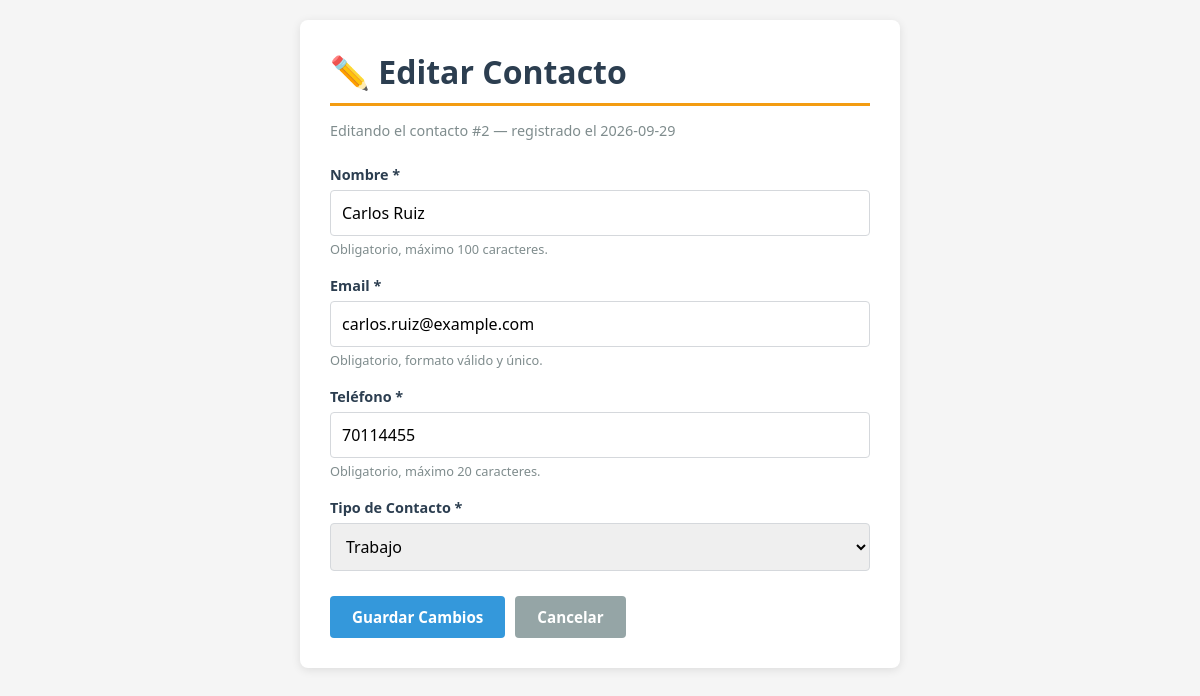
The page /editar.php?id=2 on the database its author committed.
### tables this page shows
CREATE TABLE IF NOT EXISTS contactos (
    id INT AUTO_INCREMENT PRIMARY KEY,
    nombre VARCHAR(100) NOT NULL,
    email VARCHAR(100) NOT NULL UNIQUE,
    telefono VARCHAR(20) NOT NULL,
    tipo_contacto_id INT NOT NULL,
    fecha_creacion TIMESTAMP NOT NULL DEFAULT CURRENT_TIMESTAMP,
    CONSTRAINT fk_contactos_tipo
        FOREIGN KEY (tipo_contacto_id) REFERENCES tipos_contacto (id)
        ON UPDATE CASCADE
        ON DELETE RESTRICT
);

CREATE TABLE IF NOT EXISTS tipos_contacto (
    id INT AUTO_INCREMENT PRIMARY KEY,
    nombre VARCHAR(50) NOT NULL UNIQUE
);

### src/ContactoRepository.php (called while the page is built, shortened)
<?php
final class ContactoRepository
{
    private PDO $pdo;
    public function __construct(PDO $pdo)
    {
        $this->pdo = $pdo;
    }
    public function obtenerPorId(int $id): ?array
    {
        $sql = 'SELECT c.id, c.nombre, c.email, c.telefono, c.tipo_contacto_id,
                       c.fecha_creacion, t.nombre AS tipo_nombre
                FROM contactos c
                INNER JOIN tipos_contacto t ON c.tipo_contacto_id = t.id
                WHERE c.id = :id';
        $statement = $this->pdo->prepare($sql);
        $statement->bindValue(':id', $id, PDO::PARAM_INT);
        $statement->execute();
        $fila = $statement->fetch();
        return $fila === false ? null : $fila;
    }
}

### src/TipoContactoRepository.php (called while the page is built, shortened)
<?php
final class TipoContactoRepository
{
    private PDO $pdo;
    public function __construct(PDO $pdo)
    {
        $this->pdo = $pdo;
    }
    public function obtenerTodos(): array
    {
        $sql = 'SELECT id, nombre FROM tipos_contacto ORDER BY nombre';
        $statement = $this->pdo->prepare($sql);
        $statement->execute();
        return $statement->fetchAll();
    }
}

### editar.php (the view, shortened to what this page needs)
<?php
$pdo = Database::obtenerConexion();
$contactosRepo = new ContactoRepository($pdo);
$tiposRepo = new TipoContactoRepository($pdo);
$id = isset($_GET['id']) ? (int) $_GET['id'] : 0;
$contacto = $contactosRepo->obtenerPorId($id);
$tipos = $tiposRepo->obtenerTodos();
$valores = [
    'nombre'   => (string) ($_SESSION['datos']['nombre'] ?? $contacto['nombre']),
    'email'    => (string) ($_SESSION['datos']['email'] ?? $contacto['email']),
    'telefono' => (string) ($_SESSION['datos']['telefono'] ?? $contacto['telefono']),
    'tipo'     => (string) ($_SESSION['datos']['tipo'] ?? $contacto['tipo_contacto_id']),
];
?>
<!DOCTYPE html>
<html lang="es">
<head>
</head>
<body>
<div class="container">
    <h1>✏️ Editar Contacto</h1>
    <p class="subtitulo">
        Editando el contacto #<?= (int) $contacto['id'] ?> —
        registrado el <?= htmlspecialchars(substr((string) $contacto['fecha_creacion'], 0, 10)) ?>
    </p>
    <form method="POST" action="procesar.php" novalidate>
        <div class="campo">
            <label for="nombre">Nombre *</label>
            <input type="text" id="nombre" name="nombre" maxlength="100"
                   value="<?= htmlspecialchars($valores['nombre']) ?>" required>
            <div class="ayuda">Obligatorio, máximo 100 caracteres.</div>
        </div>
        <div class="campo">
            <label for="email">Email *</label>
            <input type="email" id="email" name="email" maxlength="100"
                   value="<?= htmlspecialchars($valores['email']) ?>" required>
            <div class="ayuda">Obligatorio, formato válido y único.</div>
        </div>
        <div class="campo">
            <label for="telefono">Teléfono *</label>
            <input type="tel" id="telefono" name="telefono" maxlength="20"
                   value="<?= htmlspecialchars($valores['telefono']) ?>" required>
            <div class="ayuda">Obligatorio, máximo 20 caracteres.</div>
        </div>
        <div class="campo">
            <label for="tipo">Tipo de Contacto *</label>
            <select id="tipo" name="tipo" required>
                <?php foreach ($tipos as $tipo): ?>
                    <option value="<?= (int) $tipo['id'] ?>"
                        <?= $valores['tipo'] === (string) $tipo['id'] ? 'selected' : '' ?>>
                        <?= htmlspecialchars((string) $tipo['nombre']) ?>
                    </option>
                <?php endforeach; ?>
            </select>
        </div>
        <div class="botones">
            <button type="submit" class="btn btn-primario">Guardar Cambios</button>
            <a href="index.php" class="btn btn-secundario">Cancelar</a>
        </div>
    </form>
</div>
</body>
</html>

### editar.php (style rules this page uses)
* { margin: 0; padding: 0; box-sizing: border-box; }
body { font-family: 'Segoe UI', Tahoma, Geneva, Verdana, sans-serif; background-color: #f5f5f5; padding: 20px; color: #2c3e50; }
.container { max-width: 600px; margin: 0 auto; background-color: #fff; border-radius: 8px; box-shadow: 0 2px 10px rgba(0,0,0,.1); padding: 30px; }
h1 { border-bottom: 3px solid #f39c12; padding-bottom: 10px; margin-bottom: 15px; }
.subtitulo { color: #7f8c8d; font-size: .9em; margin-bottom: 25px; }
label { display: block; margin-bottom: 6px; font-weight: 600; font-size: .9em; }
input[type="text"], input[type="email"], input[type="tel"], select { width: 100%; padding: 11px; border: 1px solid #d5d8dc; border-radius: 4px; font-size: 1em; font-family: inherit; }
.campo { margin-bottom: 18px; }
.ayuda { font-size: .8em; color: #7f8c8d; margin-top: 4px; }
.botones { display: flex; gap: 10px; margin-top: 25px; }
.btn { display: inline-block; padding: 11px 22px; border: none; border-radius: 4px; font-size: .95em; font-weight: 600; cursor: pointer; text-decoration: none; font-family: inherit; }
.btn-primario { background-color: #3498db; color: #fff; }
.btn-secundario { background-color: #95a5a6; color: #fff; }

### rows shown on the page
contactos: id "2", fecha_creacion "2026-09-29", nombre "Carlos Ruiz", email "carlos.ruiz@example.com", telefono "70114455", tipo "Trabajo"
